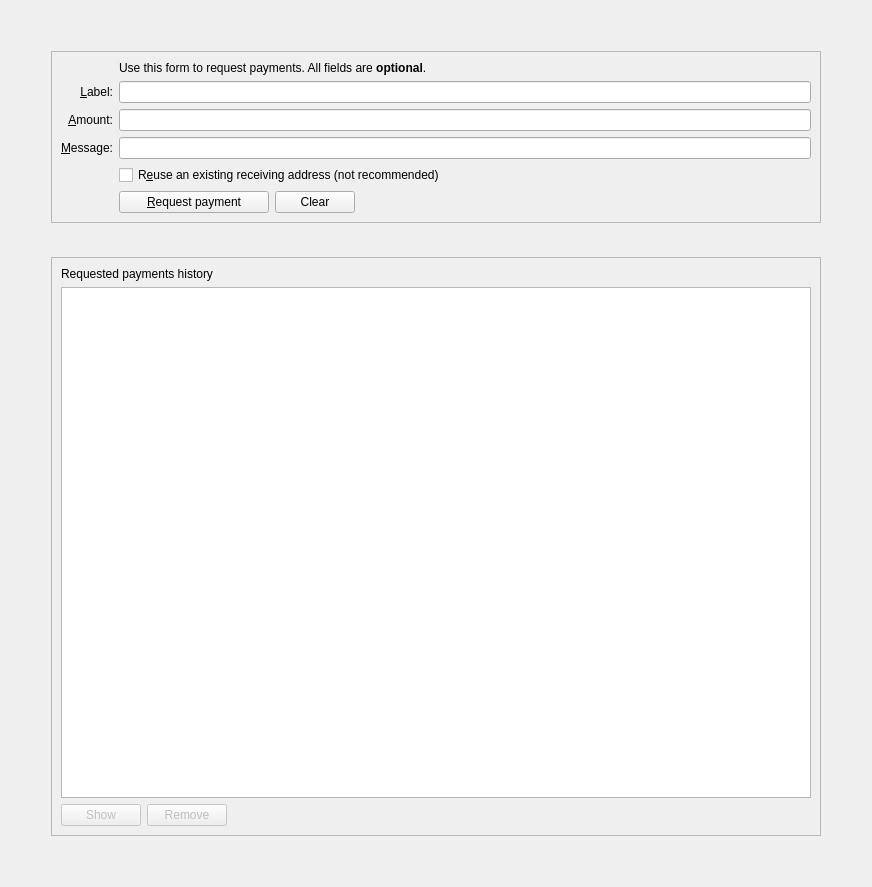
<?xml version="1.0" encoding="UTF-8"?>
<ui version="4.0">
 <class>ReceiveCoinsDialog</class>
 <widget class="QWidget" name="ReceiveCoinsDialog">
  <property name="geometry">
   <rect>
    <x>0</x>
    <y>0</y>
    <width>872</width>
    <height>887</height>
   </rect>
  </property>
  <layout class="QVBoxLayout" name="verticalLayout" stretch="0">
   <item>
    <layout class="QVBoxLayout" name="verticalLayout_5">
     <property name="spacing">
      <number>34</number>
     </property>
     <property name="leftMargin">
      <number>40</number>
     </property>
     <property name="topMargin">
      <number>40</number>
     </property>
     <property name="rightMargin">
      <number>40</number>
     </property>
     <property name="bottomMargin">
      <number>40</number>
     </property>
     <item>
      <widget class="QFrame" name="frame2">
       <property name="sizePolicy">
        <sizepolicy hsizetype="Preferred" vsizetype="Fixed">
         <horstretch>0</horstretch>
         <verstretch>0</verstretch>
        </sizepolicy>
       </property>
       <property name="frameShape">
        <enum>QFrame::StyledPanel</enum>
       </property>
       <property name="frameShadow">
        <enum>QFrame::Sunken</enum>
       </property>
       <layout class="QVBoxLayout" name="verticalLayout_3">
        <item>
         <layout class="QGridLayout" name="gridLayout">
          <item row="7" column="2">
           <widget class="QCheckBox" name="reuseAddress">
            <property name="toolTip">
             <string>Reuse one of the previously used receiving addresses. Reusing addresses has security and privacy issues. Do not use this unless re-generating a payment request made before.</string>
            </property>
            <property name="text">
             <string>R&amp;euse an existing receiving address (not recommended)</string>
            </property>
           </widget>
          </item>
          <item row="7" column="0">
           <widget class="QLabel" name="label_4">
            <property name="text">
             <string/>
            </property>
           </widget>
          </item>
          <item row="6" column="0">
           <widget class="QLabel" name="label_3">
            <property name="toolTip">
             <string>An optional message to attach to the payment request, which will be displayed when the request is opened. Note: The message will not be sent with the payment over the Paladeum network.</string>
            </property>
            <property name="text">
             <string>&amp;Message:</string>
            </property>
            <property name="alignment">
             <set>Qt::AlignRight|Qt::AlignTrailing|Qt::AlignVCenter</set>
            </property>
            <property name="buddy">
             <cstring>reqMessage</cstring>
            </property>
           </widget>
          </item>
          <item row="4" column="2">
           <widget class="QLineEdit" name="reqLabel">
            <property name="toolTip">
             <string>An optional label to associate with the new receiving address.</string>
            </property>
           </widget>
          </item>
          <item row="6" column="2">
           <widget class="QLineEdit" name="reqMessage">
            <property name="toolTip">
             <string>An optional message to attach to the payment request, which will be displayed when the request is opened. Note: The message will not be sent with the payment over the Paladeum network.</string>
            </property>
           </widget>
          </item>
          <item row="2" column="2">
           <widget class="QLabel" name="label_5">
            <property name="text">
             <string>Use this form to request payments. All fields are &lt;b&gt;optional&lt;/b&gt;.</string>
            </property>
           </widget>
          </item>
          <item row="4" column="0">
           <widget class="QLabel" name="label_2">
            <property name="toolTip">
             <string>An optional label to associate with the new receiving address.</string>
            </property>
            <property name="text">
             <string>&amp;Label:</string>
            </property>
            <property name="alignment">
             <set>Qt::AlignRight|Qt::AlignTrailing|Qt::AlignVCenter</set>
            </property>
            <property name="buddy">
             <cstring>reqLabel</cstring>
            </property>
           </widget>
          </item>
          <item row="5" column="0">
           <widget class="QLabel" name="label">
            <property name="toolTip">
             <string>An optional amount to request. Leave this empty or zero to not request a specific amount.</string>
            </property>
            <property name="text">
             <string>&amp;Amount:</string>
            </property>
            <property name="alignment">
             <set>Qt::AlignRight|Qt::AlignTrailing|Qt::AlignVCenter</set>
            </property>
            <property name="buddy">
             <cstring>reqAmount</cstring>
            </property>
           </widget>
          </item>
          <item row="5" column="2">
           <widget class="PaladeumAmountField" name="reqAmount">
            <property name="minimumSize">
             <size>
              <width>80</width>
              <height>0</height>
             </size>
            </property>
            <property name="toolTip">
             <string>An optional amount to request. Leave this empty or zero to not request a specific amount.</string>
            </property>
           </widget>
          </item>
          <item row="8" column="2">
           <layout class="QHBoxLayout" name="horizontalLayout">
            <item>
             <widget class="QPushButton" name="receiveButton">
              <property name="minimumSize">
               <size>
                <width>150</width>
                <height>0</height>
               </size>
              </property>
              <property name="text">
               <string>&amp;Request payment</string>
              </property>
              <property name="icon">
               <iconset resource="../paladeum.qrc">
                <normaloff>:/icons/receiving_addresses</normaloff>:/icons/receiving_addresses</iconset>
              </property>
             </widget>
            </item>
            <item>
             <widget class="QPushButton" name="clearButton">
              <property name="sizePolicy">
               <sizepolicy hsizetype="Minimum" vsizetype="Fixed">
                <horstretch>0</horstretch>
                <verstretch>0</verstretch>
               </sizepolicy>
              </property>
              <property name="toolTip">
               <string>Clear all fields of the form.</string>
              </property>
              <property name="text">
               <string>Clear</string>
              </property>
              <property name="icon">
               <iconset resource="../paladeum.qrc">
                <normaloff>:/icons/remove</normaloff>:/icons/remove</iconset>
              </property>
              <property name="autoDefault">
               <bool>false</bool>
              </property>
             </widget>
            </item>
            <item>
             <spacer name="horizontalSpacer">
              <property name="orientation">
               <enum>Qt::Horizontal</enum>
              </property>
              <property name="sizeHint" stdset="0">
               <size>
                <width>40</width>
                <height>20</height>
               </size>
              </property>
             </spacer>
            </item>
           </layout>
          </item>
          <item row="8" column="0">
           <widget class="QLabel" name="label_7">
            <property name="text">
             <string/>
            </property>
           </widget>
          </item>
         </layout>
        </item>
       </layout>
      </widget>
     </item>
     <item>
      <widget class="QFrame" name="frame">
       <property name="sizePolicy">
        <sizepolicy hsizetype="Preferred" vsizetype="Expanding">
         <horstretch>0</horstretch>
         <verstretch>0</verstretch>
        </sizepolicy>
       </property>
       <property name="frameShape">
        <enum>QFrame::StyledPanel</enum>
       </property>
       <property name="frameShadow">
        <enum>QFrame::Raised</enum>
       </property>
       <layout class="QVBoxLayout" name="verticalLayout_2">
        <item>
         <widget class="QLabel" name="label_6">
          <property name="font">
           <font>
            <weight>57</weight>
            <bold>false</bold>
           </font>
          </property>
          <property name="text">
           <string>Requested payments history</string>
          </property>
         </widget>
        </item>
        <item>
         <widget class="QTableView" name="recentRequestsView">
          <property name="contextMenuPolicy">
           <enum>Qt::CustomContextMenu</enum>
          </property>
          <property name="tabKeyNavigation">
           <bool>false</bool>
          </property>
          <property name="sortingEnabled">
           <bool>true</bool>
          </property>
         </widget>
        </item>
        <item>
         <layout class="QHBoxLayout" name="horizontalLayout_2">
          <item>
           <widget class="QPushButton" name="showRequestButton">
            <property name="enabled">
             <bool>false</bool>
            </property>
            <property name="toolTip">
             <string>Show the selected request (does the same as double clicking an entry)</string>
            </property>
            <property name="text">
             <string>Show</string>
            </property>
            <property name="icon">
             <iconset resource="../paladeum.qrc">
              <normaloff>:/icons/edit</normaloff>:/icons/edit</iconset>
            </property>
            <property name="autoDefault">
             <bool>false</bool>
            </property>
           </widget>
          </item>
          <item>
           <widget class="QPushButton" name="removeRequestButton">
            <property name="enabled">
             <bool>false</bool>
            </property>
            <property name="toolTip">
             <string>Remove the selected entries from the list</string>
            </property>
            <property name="text">
             <string>Remove</string>
            </property>
            <property name="icon">
             <iconset resource="../paladeum.qrc">
              <normaloff>:/icons/remove</normaloff>:/icons/remove</iconset>
            </property>
            <property name="autoDefault">
             <bool>false</bool>
            </property>
           </widget>
          </item>
          <item>
           <spacer name="horizontalSpacer_2">
            <property name="orientation">
             <enum>Qt::Horizontal</enum>
            </property>
            <property name="sizeHint" stdset="0">
             <size>
              <width>40</width>
              <height>20</height>
             </size>
            </property>
           </spacer>
          </item>
         </layout>
        </item>
       </layout>
      </widget>
     </item>
    </layout>
   </item>
  </layout>
 </widget>
 <customwidgets>
  <customwidget>
   <class>PaladeumAmountField</class>
   <extends>QLineEdit</extends>
   <header>paladeumamountfield.h</header>
   <container>1</container>
  </customwidget>
 </customwidgets>
 <tabstops>
  <tabstop>reqLabel</tabstop>
  <tabstop>reqAmount</tabstop>
  <tabstop>reqMessage</tabstop>
  <tabstop>reuseAddress</tabstop>
  <tabstop>receiveButton</tabstop>
  <tabstop>clearButton</tabstop>
  <tabstop>recentRequestsView</tabstop>
  <tabstop>showRequestButton</tabstop>
  <tabstop>removeRequestButton</tabstop>
 </tabstops>
 <resources>
  <include location="../paladeum.qrc"/>
 </resources>
 <connections/>
</ui>
